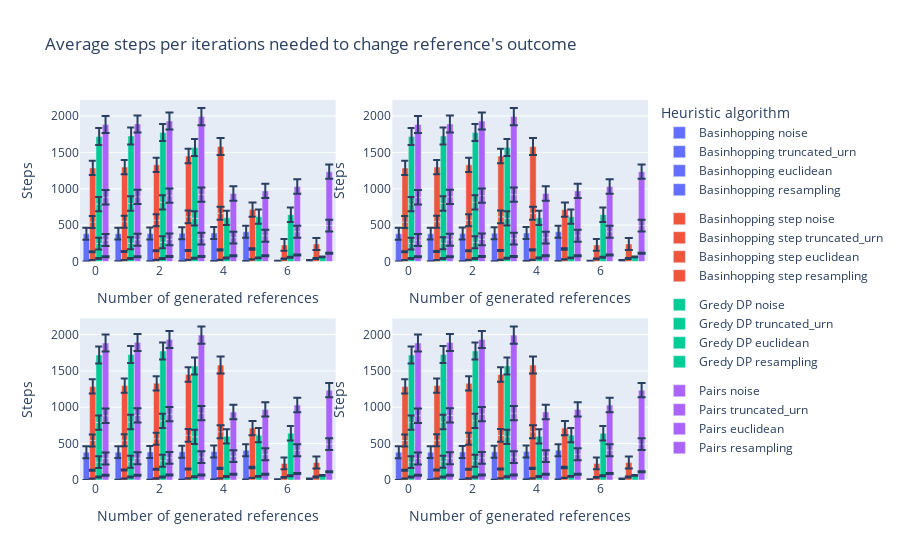

The cell this chart's notebook holds for it:
### Code cell
df = steps_df.groupby(level=[0, 1, 2]).agg([np.mean, np.std])
df['std_squared'] = df['std'] ** 2
df = df.cumsum()
df['std'] = np.sqrt(df['std_squared'])
df = df.drop(columns='std_squared')

figs = []

for family in families:
    dff = df.loc[family]
    fig = px.bar(df.reset_index(), x="i_generated", y="mean",
             color='algo', barmode='group',error_y="std",
             height=400)
    fig.for_each_trace(lambda t: t.update(name=algo_name.get(t.name, t.name) + f' {family}'))
    fig.update_layout(xaxis_title='Number of generated references', title="Average steps per iterations needed to change reference's outcome",
                    yaxis_title="Steps", legend_title='Heuristic algorithm')
    figs.append(fig)

figs = [[figs[0], figs[1]], [figs[2], figs[3]]]
    

fig = create_subplots(figs)
fig.show()

### Figure 1 — Plotly figure (JSON) as saved in the notebook; plotly's stock layout.template omitted (floating-point values rounded to 4 significant figures)
{"data": [{"alignmentgroup": "True", "error_y": {"array": [0, 0, 0, 0, 0.3162, 0.5774, 0.7149, 2.229, 81.69, 81.69, 81.7, 81.71, 81.71, 82.06]}, "hovertemplate": "algo=basin_hopping<br>i_generated=%{x}<br>mean=%{y}<extra></extra>", "legendgroup": "basin_hopping", "marker": {"color": "#636efa", "pattern": {"shape": ""}}, "name": "Basinhopping noise", "offsetgroup": "basin_hopping", "orientation": "v", "showlegend": true, "textposition": "auto", "type": "bar", "x": [0, 1, 2, 3, 4, 5, 6, 7, 0, 1, 2, 3, 4, 5], "xaxis": "x", "y": [1, 2, 3, 4, 5.1, 6.8, 8, 17.3, 380.0, 381.1, 382.6, 384.9, 387.3, 401.8], "yaxis": "y"}, {"alignmentgroup": "True", "error_y": {"array": [2.229, 2.229, 2.229, 2.229, 2.229, 2.465, 6.659, 6.722, 6.722, 6.722, 7.193, 7.22, 10.09, 10.7, 79.81, 81.6, 82.1, 82.1, 82.2, 87.1, 90.41, 98.18, 98.44, 98.45, 98.58, 100.4, 117.2]}, "hovertemplate": "algo=basin_hopping_step<br>i_generated=%{x}<br>mean=%{y}<extra></extra>", "legendgroup": "basin_hopping_step", "marker": {"color": "#EF553B", "pattern": {"shape": ""}}, "name": "Basinhopping step noise", "offsetgroup": "basin_hopping_step", "orientation": "v", "showlegend": true, "textposition": "auto", "type": "bar", "x": [0, 1, 2, 3, 4, 5, 6, 7, 0, 1, 2, 3, 4, 5, 6, 7, 0, 1, 2, 3, 4, 5, 0, 1, 2, 3, 4], "xaxis": "x", "y": [18.3, 19.3, 20.3, 21.3, 22.3, 28.3, 35.9, 39.7, 115.7, 117.7, 128.8, 130.0, 137.4, 142.8, 192.2, 201.4, 409.5, 410.8, 418.4, 462.6, 503.2, 542.4, 742.7, 750.2, 761.6, 836.3, 917.7], "yaxis": "y"}, {"alignmentgroup": "True", "error_y": {"array": [6.722, 6.722, 6.722, 6.722, 6.722, 6.722, 6.722, 6.722, 81.6, 81.6, 81.69, 98.18, 98.18, 98.18, 98.18, 98.18, 98.18, 98.44, 117.2, 117.2, 117.2, 117.2]}, "hovertemplate": "algo=greedy_dp<br>i_generated=%{x}<br>mean=%{y}<extra></extra>", "legendgroup": "greedy_dp", "marker": {"color": "#00cc96", "pattern": {"shape": ""}}, "name": "Gredy DP noise", "offsetgroup": "greedy_dp", "orientation": "v", "showlegend": true, "textposition": "auto", "type": "bar", "x": [0, 1, 2, 3, 4, 5, 6, 7, 0, 1, 2, 0, 1, 2, 3, 4, 5, 6, 0, 1, 2, 3], "xaxis": "x", "y": [40.7, 41.7, 42.7, 43.7, 48.7, 49.7, 58.7, 63.7, 205.4, 209.4, 222.0, 543.4, 546.4, 549.4, 550.4, 551.4, 566.4, 583.7, 927.7, 928.7, 958.7, 972.6], "yaxis": "y"}, {"alignmentgroup": "True", "error_y": {"array": [6.722, 6.722, 6.722, 6.722, 6.722, 6.722, 6.722, 6.722, 81.69, 81.69, 81.69, 81.69, 81.69, 81.69, 81.69, 81.69, 98.44, 98.44, 98.44, 98.44, 98.44, 98.44, 98.44, 98.44, 117.2, 117.2, 117.2, 117.4]}, "hovertemplate": "algo=pairs<br>i_generated=%{x}<br>mean=%{y}<extra></extra>", "legendgroup": "pairs", "marker": {"color": "#ab63fa", "pattern": {"shape": ""}}, "name": "Pairs noise", "offsetgroup": "pairs", "orientation": "v", "showlegend": true, "textposition": "auto", "type": "bar", "x": [0, 1, 2, 3, 4, 5, 6, 7, 0, 1, 2, 3, 4, 5, 6, 7, 0, 1, 2, 3, 4, 5, 6, 7, 0, 1, 2, 3], "xaxis": "x", "y": [64.7, 66.7, 67.7, 69.7, 77.7, 79.7, 88.7, 114.7, 231.0, 233.0, 237.0, 245.0, 250.0, 275.0, 321.0, 379.0, 587.7, 589.7, 600.7, 604.7, 606.7, 615.7, 621.7, 741.7, 999.6, 1002.0, 1027.0, 1072.0], "yaxis": "y"}, {"alignmentgroup": "True", "error_y": {"array": [0, 0, 0, 0, 0.3162, 0.5774, 0.7149, 2.229, 81.69, 81.69, 81.7, 81.71, 81.71, 82.06]}, "hovertemplate": "algo=basin_hopping<br>i_generated=%{x}<br>mean=%{y}<extra></extra>", "legendgroup": "basin_hopping", "marker": {"color": "#636efa", "pattern": {"shape": ""}}, "name": "Basinhopping truncated_urn", "offsetgroup": "basin_hopping", "orientation": "v", "showlegend": true, "textposition": "auto", "type": "bar", "x": [0, 1, 2, 3, 4, 5, 6, 7, 0, 1, 2, 3, 4, 5], "xaxis": "x2", "y": [1, 2, 3, 4, 5.1, 6.8, 8, 17.3, 380.0, 381.1, 382.6, 384.9, 387.3, 401.8], "yaxis": "y2"}, {"alignmentgroup": "True", "error_y": {"array": [2.229, 2.229, 2.229, 2.229, 2.229, 2.465, 6.659, 6.722, 6.722, 6.722, 7.193, 7.22, 10.09, 10.7, 79.81, 81.6, 82.1, 82.1, 82.2, 87.1, 90.41, 98.18, 98.44, 98.45, 98.58, 100.4, 117.2]}, "hovertemplate": "algo=basin_hopping_step<br>i_generated=%{x}<br>mean=%{y}<extra></extra>", "legendgroup": "basin_hopping_step", "marker": {"color": "#EF553B", "pattern": {"shape": ""}}, "name": "Basinhopping step truncated_urn", "offsetgroup": "basin_hopping_step", "orientation": "v", "showlegend": true, "textposition": "auto", "type": "bar", "x": [0, 1, 2, 3, 4, 5, 6, 7, 0, 1, 2, 3, 4, 5, 6, 7, 0, 1, 2, 3, 4, 5, 0, 1, 2, 3, 4], "xaxis": "x2", "y": [18.3, 19.3, 20.3, 21.3, 22.3, 28.3, 35.9, 39.7, 115.7, 117.7, 128.8, 130.0, 137.4, 142.8, 192.2, 201.4, 409.5, 410.8, 418.4, 462.6, 503.2, 542.4, 742.7, 750.2, 761.6, 836.3, 917.7], "yaxis": "y2"}, {"alignmentgroup": "True", "error_y": {"array": [6.722, 6.722, 6.722, 6.722, 6.722, 6.722, 6.722, 6.722, 81.6, 81.6, 81.69, 98.18, 98.18, 98.18, 98.18, 98.18, 98.18, 98.44, 117.2, 117.2, 117.2, 117.2]}, "hovertemplate": "algo=greedy_dp<br>i_generated=%{x}<br>mean=%{y}<extra></extra>", "legendgroup": "greedy_dp", "marker": {"color": "#00cc96", "pattern": {"shape": ""}}, "name": "Gredy DP truncated_urn", "offsetgroup": "greedy_dp", "orientation": "v", "showlegend": true, "textposition": "auto", "type": "bar", "x": [0, 1, 2, 3, 4, 5, 6, 7, 0, 1, 2, 0, 1, 2, 3, 4, 5, 6, 0, 1, 2, 3], "xaxis": "x2", "y": [40.7, 41.7, 42.7, 43.7, 48.7, 49.7, 58.7, 63.7, 205.4, 209.4, 222.0, 543.4, 546.4, 549.4, 550.4, 551.4, 566.4, 583.7, 927.7, 928.7, 958.7, 972.6], "yaxis": "y2"}, {"alignmentgroup": "True", "error_y": {"array": [6.722, 6.722, 6.722, 6.722, 6.722, 6.722, 6.722, 6.722, 81.69, 81.69, 81.69, 81.69, 81.69, 81.69, 81.69, 81.69, 98.44, 98.44, 98.44, 98.44, 98.44, 98.44, 98.44, 98.44, 117.2, 117.2, 117.2, 117.4]}, "hovertemplate": "algo=pairs<br>i_generated=%{x}<br>mean=%{y}<extra></extra>", "legendgroup": "pairs", "marker": {"color": "#ab63fa", "pattern": {"shape": ""}}, "name": "Pairs truncated_urn", "offsetgroup": "pairs", "orientation": "v", "showlegend": true, "textposition": "auto", "type": "bar", "x": [0, 1, 2, 3, 4, 5, 6, 7, 0, 1, 2, 3, 4, 5, 6, 7, 0, 1, 2, 3, 4, 5, 6, 7, 0, 1, 2, 3], "xaxis": "x2", "y": [64.7, 66.7, 67.7, 69.7, 77.7, 79.7, 88.7, 114.7, 231.0, 233.0, 237.0, 245.0, 250.0, 275.0, 321.0, 379.0, 587.7, 589.7, 600.7, 604.7, 606.7, 615.7, 621.7, 741.7, 999.6, 1002.0, 1027.0, 1072.0], "yaxis": "y2"}, {"alignmentgroup": "True", "error_y": {"array": [0, 0, 0, 0, 0.3162, 0.5774, 0.7149, 2.229, 81.69, 81.69, 81.7, 81.71, 81.71, 82.06]}, "hovertemplate": "algo=basin_hopping<br>i_generated=%{x}<br>mean=%{y}<extra></extra>", "legendgroup": "basin_hopping", "marker": {"color": "#636efa", "pattern": {"shape": ""}}, "name": "Basinhopping euclidean", "offsetgroup": "basin_hopping", "orientation": "v", "showlegend": true, "textposition": "auto", "type": "bar", "x": [0, 1, 2, 3, 4, 5, 6, 7, 0, 1, 2, 3, 4, 5], "xaxis": "x3", "y": [1, 2, 3, 4, 5.1, 6.8, 8, 17.3, 380.0, 381.1, 382.6, 384.9, 387.3, 401.8], "yaxis": "y3"}, {"alignmentgroup": "True", "error_y": {"array": [2.229, 2.229, 2.229, 2.229, 2.229, 2.465, 6.659, 6.722, 6.722, 6.722, 7.193, 7.22, 10.09, 10.7, 79.81, 81.6, 82.1, 82.1, 82.2, 87.1, 90.41, 98.18, 98.44, 98.45, 98.58, 100.4, 117.2]}, "hovertemplate": "algo=basin_hopping_step<br>i_generated=%{x}<br>mean=%{y}<extra></extra>", "legendgroup": "basin_hopping_step", "marker": {"color": "#EF553B", "pattern": {"shape": ""}}, "name": "Basinhopping step euclidean", "offsetgroup": "basin_hopping_step", "orientation": "v", "showlegend": true, "textposition": "auto", "type": "bar", "x": [0, 1, 2, 3, 4, 5, 6, 7, 0, 1, 2, 3, 4, 5, 6, 7, 0, 1, 2, 3, 4, 5, 0, 1, 2, 3, 4], "xaxis": "x3", "y": [18.3, 19.3, 20.3, 21.3, 22.3, 28.3, 35.9, 39.7, 115.7, 117.7, 128.8, 130.0, 137.4, 142.8, 192.2, 201.4, 409.5, 410.8, 418.4, 462.6, 503.2, 542.4, 742.7, 750.2, 761.6, 836.3, 917.7], "yaxis": "y3"}, {"alignmentgroup": "True", "error_y": {"array": [6.722, 6.722, 6.722, 6.722, 6.722, 6.722, 6.722, 6.722, 81.6, 81.6, 81.69, 98.18, 98.18, 98.18, 98.18, 98.18, 98.18, 98.44, 117.2, 117.2, 117.2, 117.2]}, "hovertemplate": "algo=greedy_dp<br>i_generated=%{x}<br>mean=%{y}<extra></extra>", "legendgroup": "greedy_dp", "marker": {"color": "#00cc96", "pattern": {"shape": ""}}, "name": "Gredy DP euclidean", "offsetgroup": "greedy_dp", "orientation": "v", "showlegend": true, "textposition": "auto", "type": "bar", "x": [0, 1, 2, 3, 4, 5, 6, 7, 0, 1, 2, 0, 1, 2, 3, 4, 5, 6, 0, 1, 2, 3], "xaxis": "x3", "y": [40.7, 41.7, 42.7, 43.7, 48.7, 49.7, 58.7, 63.7, 205.4, 209.4, 222.0, 543.4, 546.4, 549.4, 550.4, 551.4, 566.4, 583.7, 927.7, 928.7, 958.7, 972.6], "yaxis": "y3"}, {"alignmentgroup": "True", "error_y": {"array": [6.722, 6.722, 6.722, 6.722, 6.722, 6.722, 6.722, 6.722, 81.69, 81.69, 81.69, 81.69, 81.69, 81.69, 81.69, 81.69, 98.44, 98.44, 98.44, 98.44, 98.44, 98.44, 98.44, 98.44, 117.2, 117.2, 117.2, 117.4]}, "hovertemplate": "algo=pairs<br>i_generated=%{x}<br>mean=%{y}<extra></extra>", "legendgroup": "pairs", "marker": {"color": "#ab63fa", "pattern": {"shape": ""}}, "name": "Pairs euclidean", "offsetgroup": "pairs", "orientation": "v", "showlegend": true, "textposition": "auto", "type": "bar", "x": [0, 1, 2, 3, 4, 5, 6, 7, 0, 1, 2, 3, 4, 5, 6, 7, 0, 1, 2, 3, 4, 5, 6, 7, 0, 1, 2, 3], "xaxis": "x3", "y": [64.7, 66.7, 67.7, 69.7, 77.7, 79.7, 88.7, 114.7, 231.0, 233.0, 237.0, 245.0, 250.0, 275.0, 321.0, 379.0, 587.7, 589.7, 600.7, 604.7, 606.7, 615.7, 621.7, 741.7, 999.6, 1002.0, 1027.0, 1072.0], "yaxis": "y3"}, {"alignmentgroup": "True", "error_y": {"array": [0, 0, 0, 0, 0.3162, 0.5774, 0.7149, 2.229, 81.69, 81.69, 81.7, 81.71, 81.71, 82.06]}, "hovertemplate": "algo=basin_hopping<br>i_generated=%{x}<br>mean=%{y}<extra></extra>", "legendgroup": "basin_hopping", "marker": {"color": "#636efa", "pattern": {"shape": ""}}, "name": "Basinhopping resampling", "offsetgroup": "basin_hopping", "orientation": "v", "showlegend": true, "textposition": "auto", "type": "bar", "x": [0, 1, 2, 3, 4, 5, 6, 7, 0, 1, 2, 3, 4, 5], "xaxis": "x4", "y": [1, 2, 3, 4, 5.1, 6.8, 8, 17.3, 380.0, 381.1, 382.6, 384.9, 387.3, 401.8], "yaxis": "y4"}, {"alignmentgroup": "True", "error_y": {"array": [2.229, 2.229, 2.229, 2.229, 2.229, 2.465, 6.659, 6.722, 6.722, 6.722, 7.193, 7.22, 10.09, 10.7, 79.81, 81.6, 82.1, 82.1, 82.2, 87.1, 90.41, 98.18, 98.44, 98.45, 98.58, 100.4, 117.2]}, "hovertemplate": "algo=basin_hopping_step<br>i_generated=%{x}<br>mean=%{y}<extra></extra>", "legendgroup": "basin_hopping_step", "marker": {"color": "#EF553B", "pattern": {"shape": ""}}, "name": "Basinhopping step resampling", "offsetgroup": "basin_hopping_step", "orientation": "v", "showlegend": true, "textposition": "auto", "type": "bar", "x": [0, 1, 2, 3, 4, 5, 6, 7, 0, 1, 2, 3, 4, 5, 6, 7, 0, 1, 2, 3, 4, 5, 0, 1, 2, 3, 4], "xaxis": "x4", "y": [18.3, 19.3, 20.3, 21.3, 22.3, 28.3, 35.9, 39.7, 115.7, 117.7, 128.8, 130.0, 137.4, 142.8, 192.2, 201.4, 409.5, 410.8, 418.4, 462.6, 503.2, 542.4, 742.7, 750.2, 761.6, 836.3, 917.7], "yaxis": "y4"}, {"alignmentgroup": "True", "error_y": {"array": [6.722, 6.722, 6.722, 6.722, 6.722, 6.722, 6.722, 6.722, 81.6, 81.6, 81.69, 98.18, 98.18, 98.18, 98.18, 98.18, 98.18, 98.44, 117.2, 117.2, 117.2, 117.2]}, "hovertemplate": "algo=greedy_dp<br>i_generated=%{x}<br>mean=%{y}<extra></extra>", "legendgroup": "greedy_dp", "marker": {"color": "#00cc96", "pattern": {"shape": ""}}, "name": "Gredy DP resampling", "offsetgroup": "greedy_dp", "orientation": "v", "showlegend": true, "textposition": "auto", "type": "bar", "x": [0, 1, 2, 3, 4, 5, 6, 7, 0, 1, 2, 0, 1, 2, 3, 4, 5, 6, 0, 1, 2, 3], "xaxis": "x4", "y": [40.7, 41.7, 42.7, 43.7, 48.7, 49.7, 58.7, 63.7, 205.4, 209.4, 222.0, 543.4, 546.4, 549.4, 550.4, 551.4, 566.4, 583.7, 927.7, 928.7, 958.7, 972.6], "yaxis": "y4"}, {"alignmentgroup": "True", "error_y": {"array": [6.722, 6.722, 6.722, 6.722, 6.722, 6.722, 6.722, 6.722, 81.69, 81.69, 81.69, 81.69, 81.69, 81.69, 81.69, 81.69, 98.44, 98.44, 98.44, 98.44, 98.44, 98.44, 98.44, 98.44, 117.2, 117.2, 117.2, 117.4]}, "hovertemplate": "algo=pairs<br>i_generated=%{x}<br>mean=%{y}<extra></extra>", "legendgroup": "pairs", "marker": {"color": "#ab63fa", "pattern": {"shape": ""}}, "name": "Pairs resampling", "offsetgroup": "pairs", "orientation": "v", "showlegend": true, "textposition": "auto", "type": "bar", "x": [0, 1, 2, 3, 4, 5, 6, 7, 0, 1, 2, 3, 4, 5, 6, 7, 0, 1, 2, 3, 4, 5, 6, 7, 0, 1, 2, 3], "xaxis": "x4", "y": [64.7, 66.7, 67.7, 69.7, 77.7, 79.7, 88.7, 114.7, 231.0, 233.0, 237.0, 245.0, 250.0, 275.0, 321.0, 379.0, 587.7, 589.7, 600.7, 604.7, 606.7, 615.7, 621.7, 741.7, 999.6, 1002.0, 1027.0, 1072.0], "yaxis": "y4"}], "layout": {"legend": {"title": {"text": "Heuristic algorithm"}}, "showlegend": true, "title": {"text": "Average steps per iterations needed to change reference's outcome"}, "xaxis": {"anchor": "y", "domain": [0, 0.45], "title": {"text": "Number of generated references"}}, "xaxis2": {"anchor": "y2", "domain": [0.55, 1], "title": {"text": "Number of generated references"}}, "xaxis3": {"anchor": "y3", "domain": [0, 0.45], "title": {"text": "Number of generated references"}}, "xaxis4": {"anchor": "y4", "domain": [0.55, 1], "title": {"text": "Number of generated references"}}, "yaxis": {"anchor": "x", "domain": [0.575, 1], "title": {"text": "Steps"}}, "yaxis2": {"anchor": "x2", "domain": [0.575, 1], "title": {"text": "Steps"}}, "yaxis3": {"anchor": "x3", "domain": [0, 0.425], "title": {"text": "Steps"}}, "yaxis4": {"anchor": "x4", "domain": [0, 0.425], "title": {"text": "Steps"}}}}
